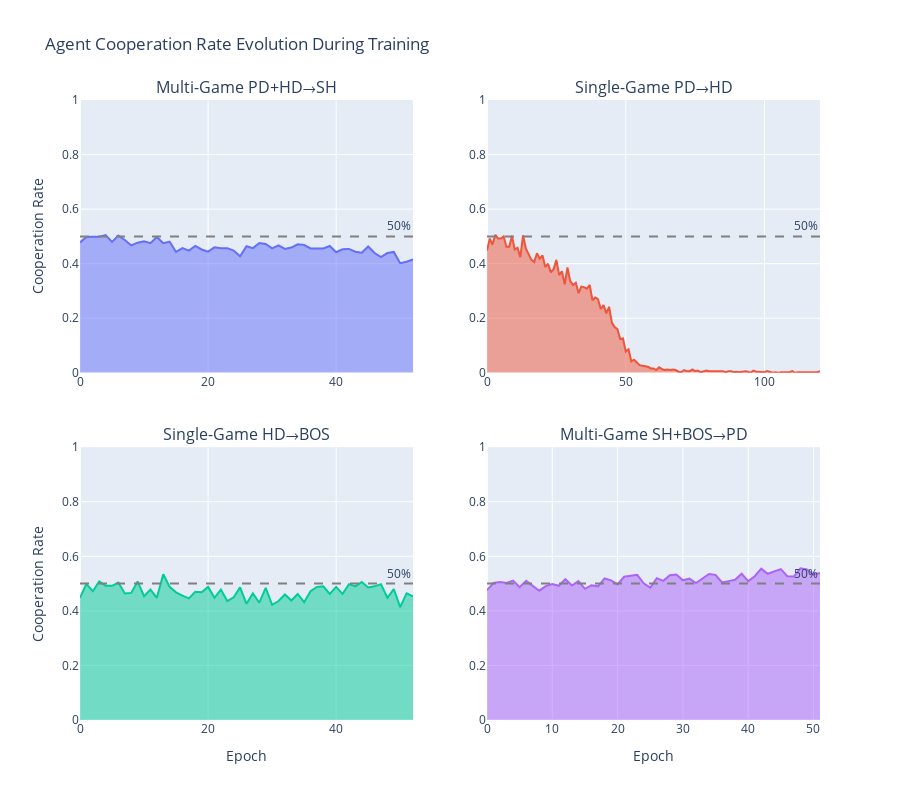

Source (notebook cell):
### Markdown cell above
### ⚠️ Important Finding: Early Stopping Triggered

**All experiments stopped due to early stopping criterion, NOT due to reaching max_epochs (20,000):**

- **Task 0** (Multi-Game PD+HD→SH): Converged at **epoch 52** (early stopping)
- **Task 1** (Single-Game PD→HD): Converged at **epoch 120** (early stopping)  
- **Task 2** (Single-Game HD→BOS): Converged at **epoch 52** (early stopping)
- **Task 3** (Multi-Game SH+BOS→PD): Converged at **epoch 51** (early stopping)

**Early Stopping Criterion:**
- **Patience**: 100 epochs
- **Threshold**: 1e-4 (0.0001)
- Training stops if loss doesn't improve by ≥0.0001 for 100 consecutive epochs

**Why training stopped so early:**
1. The network quickly found a local minimum (likely pure cooperation or pure defection)
2. Loss stopped improving within the first ~50 epochs
3. After 100 epochs of no improvement, early stopping was triggered
4. This suggests the network converged to **suboptimal strategies** rather than learning nuanced ToM behaviors

**Task 1 exception (120 epochs):** This task ran slightly longer, suggesting the PD→HD transfer might have explored the solution space more before settling into a local minimum.

**Implications:**
- The rapid convergence indicates the network is NOT learning complex opponent modeling
- It's likely adopting simple fixed strategies (e.g., "always cooperate" or "always defect")
- The early stopping criterion may be too aggressive for this problem
- Consider: relaxing patience (e.g., 500 epochs) or using a stricter improvement threshold

### Code cell
# Look for action/cooperation columns
action_cols = [col for col in all_training.columns if any(x in col.lower() for x in ['action', 'coop', 'cooperation'])]

print("Action-related columns found:")
for col in action_cols:
    print(f"  - {col}")

# Compute cooperation rate from agent_action column
coop_col = None
if 'agent_action' in all_training.columns:
    print(f"\n✓ Computing cooperation rate from 'agent_action' column")
    print(f"  Convention: action=0 → cooperation, action=1 → defection")
    
    # Create cooperation rate column: 1 if action=0 (cooperate), 0 if action=1 (defect)
    all_training['cooperation_rate'] = (all_training['agent_action'] == 0).astype(float)
    coop_col = 'cooperation_rate'
    
    # Show distribution
    print(f"\n  Cooperation rate statistics:")
    print(f"    Mean: {all_training['cooperation_rate'].mean():.4f}")
    print(f"    Std: {all_training['cooperation_rate'].std():.4f}")
else:
    print("\n⚠️  'agent_action' column not found - cannot compute cooperation rate")
    print(f"  Available columns: {list(all_training.columns)}")

if coop_col:
    print(f"\n✓ Using cooperation column: {coop_col}")
    
    fig = make_subplots(
        rows=2, cols=2,
        subplot_titles=[config['name'] for config in TASK_CONFIGS.values()],
        vertical_spacing=0.12,
        horizontal_spacing=0.10
    )
    
    for idx, (task_id, config) in enumerate(TASK_CONFIGS.items()):
        row = idx // 2 + 1
        col = idx % 2 + 1
        
        task_data = all_training[all_training['task_id'] == task_id].copy()
        
        if 'epoch' in task_data.columns:
            epoch_coop = task_data.groupby('epoch')[coop_col].mean().reset_index()
            x_col = 'epoch'
        else:
            epoch_coop = task_data[[coop_col]].reset_index()
            x_col = 'index'
            epoch_coop.rename(columns={'index': 'epoch'}, inplace=True)
        
        fig.add_trace(
            go.Scatter(
                x=epoch_coop[x_col],
                y=epoch_coop[coop_col],
                mode='lines',
                name=task_id,
                line=dict(width=2),
                fill='tozeroy',
                showlegend=False
            ),
            row=row, col=col
        )
        
        # Add 50% reference line
        fig.add_hline(y=0.5, line_dash="dash", line_color="gray", 
                     annotation_text="50%", row=row, col=col)
    
    fig.update_xaxes(title_text="Epoch", row=2, col=1)
    fig.update_xaxes(title_text="Epoch", row=2, col=2)
    fig.update_yaxes(title_text="Cooperation Rate", row=1, col=1)
    fig.update_yaxes(title_text="Cooperation Rate", row=2, col=1)
    fig.update_yaxes(range=[0, 1])
    
    fig.update_layout(
        title_text="Agent Cooperation Rate Evolution During Training",
        height=800
    )
    
    fig.show()

### Figure 1 — Plotly figure (JSON) as saved in the notebook; plotly's stock layout.template omitted (floating-point values rounded to 4 significant figures)
{"data": [{"fill": "tozeroy", "line": {"width": 2}, "mode": "lines", "name": "task0", "showlegend": false, "type": "scatter", "x": [0, 1, 2, 3, 4, 5, 6, 7, 8, 9, 10, 11, 12, 13, 14, 15, 16, 17, 18, 19, 20, 21, 22, 23, 24, 25, 26, 27, 28, 29, 30, 31, 32, 33, 34, 35, 36, 37, 38, 39, 40, 41, 42, 43, 44, 45, 46, 47, 48, 49, 50, 51, 52], "xaxis": "x", "y": [0.478, 0.498, 0.499, 0.499, 0.505, 0.48, 0.503, 0.487, 0.467, 0.477, 0.482, 0.475, 0.498, 0.475, 0.481, 0.443, 0.457, 0.448, 0.465, 0.452, 0.444, 0.46, 0.457, 0.457, 0.448, 0.427, 0.464, 0.457, 0.476, 0.472, 0.456, 0.467, 0.454, 0.459, 0.471, 0.469, 0.456, 0.457, 0.456, 0.465, 0.442, 0.453, 0.454, 0.444, 0.44, 0.463, 0.439, 0.424, 0.439, 0.443, 0.402, 0.407, 0.4156], "yaxis": "y"}, {"fill": "tozeroy", "line": {"width": 2}, "mode": "lines", "name": "task1", "showlegend": false, "type": "scatter", "x": [0, 1, 2, 3, 4, 5, 6, 7, 8, 9, 10, 11, 12, 13, 14, 15, 16, 17, 18, 19, 20, 21, 22, 23, 24, 25, 26, 27, 28, 29, 30, 31, 32, 33, 34, 35, 36, 37, 38, 39, 40, 41, 42, 43, 44, 45, 46, 47, 48, 49, 50, 51, 52, 53, 54, 55, 56, 57, 58, 59, 60, 61, 62, 63, 64, 65, 66, 67, 68, 69, 70, 71, 72, 73, 74, 75, 76, 77, 78, 79, 80, 81, 82, 83, 84, 85, 86, 87, 88, 89, 90, 91, 92, 93, 94, 95, 96, 97, 98, 99, 100, 101, 102, 103, 104, 105, 106, 107, 108, 109, 110, 111, 112, 113, 114, 115, 116, 117, 118, 119, 120], "xaxis": "x2", "y": [0.448, 0.492, 0.47, 0.506, 0.492, 0.492, 0.5, 0.462, 0.462, 0.502, 0.452, 0.458, 0.424, 0.504, 0.456, 0.434, 0.414, 0.406, 0.438, 0.418, 0.43, 0.388, 0.4, 0.368, 0.38, 0.414, 0.358, 0.372, 0.324, 0.386, 0.336, 0.322, 0.33, 0.292, 0.316, 0.314, 0.308, 0.322, 0.266, 0.276, 0.27, 0.234, 0.248, 0.218, 0.242, 0.184, 0.168, 0.16, 0.124, 0.126, 0.078, 0.086, 0.042, 0.048, 0.036, 0.028, 0.026, 0.024, 0.022, 0.016, 0.016, 0.01, 0.02, 0.014, 0.01, 0.012, 0.01, 0.012, 0.01, 0.004, 0.002, 0.01, 0.006, 0.006, 0.012, 0.006, 0.008, 0.002, 0.004, 0.008, 0.006, 0.006, 0.004, 0.006, 0.006, 0.006, 0.002, 0.006, 0.006, 0.002, 0.004, 0.002, 0.004, 0.006, 0.004, 0.0, 0.008, 0.004, 0.004, 0.004, 0.002, 0.006, 0.002, 0.0, 0.002, 0.0, 0.002, 0.002, 0.002, 0.002, 0.006, 0.0, 0.002, 0.002, 0.0, 0.0, 0.002, 0.002, 0.002, 0.002, 0.005714], "yaxis": "y2"}, {"fill": "tozeroy", "line": {"width": 2}, "mode": "lines", "name": "task2", "showlegend": false, "type": "scatter", "x": [0, 1, 2, 3, 4, 5, 6, 7, 8, 9, 10, 11, 12, 13, 14, 15, 16, 17, 18, 19, 20, 21, 22, 23, 24, 25, 26, 27, 28, 29, 30, 31, 32, 33, 34, 35, 36, 37, 38, 39, 40, 41, 42, 43, 44, 45, 46, 47, 48, 49, 50, 51, 52], "xaxis": "x3", "y": [0.448, 0.498, 0.472, 0.508, 0.492, 0.492, 0.504, 0.464, 0.466, 0.508, 0.454, 0.478, 0.448, 0.534, 0.488, 0.468, 0.456, 0.446, 0.47, 0.468, 0.488, 0.448, 0.478, 0.436, 0.45, 0.486, 0.426, 0.464, 0.43, 0.484, 0.422, 0.436, 0.46, 0.438, 0.462, 0.432, 0.472, 0.488, 0.49, 0.462, 0.488, 0.462, 0.498, 0.49, 0.506, 0.486, 0.49, 0.498, 0.448, 0.48, 0.414, 0.464, 0.4533], "yaxis": "y3"}, {"fill": "tozeroy", "line": {"width": 2}, "mode": "lines", "name": "task3", "showlegend": false, "type": "scatter", "x": [0, 1, 2, 3, 4, 5, 6, 7, 8, 9, 10, 11, 12, 13, 14, 15, 16, 17, 18, 19, 20, 21, 22, 23, 24, 25, 26, 27, 28, 29, 30, 31, 32, 33, 34, 35, 36, 37, 38, 39, 40, 41, 42, 43, 44, 45, 46, 47, 48, 49, 50, 51], "xaxis": "x4", "y": [0.476, 0.502, 0.506, 0.502, 0.511, 0.487, 0.51, 0.492, 0.474, 0.491, 0.498, 0.492, 0.516, 0.493, 0.509, 0.481, 0.494, 0.49, 0.519, 0.512, 0.497, 0.525, 0.528, 0.532, 0.501, 0.485, 0.52, 0.51, 0.531, 0.533, 0.512, 0.518, 0.502, 0.519, 0.535, 0.532, 0.504, 0.509, 0.514, 0.536, 0.509, 0.527, 0.555, 0.536, 0.544, 0.553, 0.527, 0.526, 0.556, 0.552, 0.533, 0.5385], "yaxis": "y4"}], "layout": {"annotations": [{"font": {"size": 16}, "showarrow": false, "text": "Multi-Game PD+HD→SH", "x": 0.225, "xanchor": "center", "xref": "paper", "y": 1, "yanchor": "bottom", "yref": "paper"}, {"font": {"size": 16}, "showarrow": false, "text": "Single-Game PD→HD", "x": 0.775, "xanchor": "center", "xref": "paper", "y": 1, "yanchor": "bottom", "yref": "paper"}, {"font": {"size": 16}, "showarrow": false, "text": "Single-Game HD→BOS", "x": 0.225, "xanchor": "center", "xref": "paper", "y": 0.44, "yanchor": "bottom", "yref": "paper"}, {"font": {"size": 16}, "showarrow": false, "text": "Multi-Game SH+BOS→PD", "x": 0.775, "xanchor": "center", "xref": "paper", "y": 0.44, "yanchor": "bottom", "yref": "paper"}, {"showarrow": false, "text": "50%", "x": 1, "xanchor": "right", "xref": "x domain", "y": 0.5, "yanchor": "bottom", "yref": "y"}, {"showarrow": false, "text": "50%", "x": 1, "xanchor": "right", "xref": "x2 domain", "y": 0.5, "yanchor": "bottom", "yref": "y2"}, {"showarrow": false, "text": "50%", "x": 1, "xanchor": "right", "xref": "x3 domain", "y": 0.5, "yanchor": "bottom", "yref": "y3"}, {"showarrow": false, "text": "50%", "x": 1, "xanchor": "right", "xref": "x4 domain", "y": 0.5, "yanchor": "bottom", "yref": "y4"}], "height": 800, "shapes": [{"line": {"color": "gray", "dash": "dash"}, "type": "line", "x0": 0, "x1": 1, "xref": "x domain", "y0": 0.5, "y1": 0.5, "yref": "y"}, {"line": {"color": "gray", "dash": "dash"}, "type": "line", "x0": 0, "x1": 1, "xref": "x2 domain", "y0": 0.5, "y1": 0.5, "yref": "y2"}, {"line": {"color": "gray", "dash": "dash"}, "type": "line", "x0": 0, "x1": 1, "xref": "x3 domain", "y0": 0.5, "y1": 0.5, "yref": "y3"}, {"line": {"color": "gray", "dash": "dash"}, "type": "line", "x0": 0, "x1": 1, "xref": "x4 domain", "y0": 0.5, "y1": 0.5, "yref": "y4"}], "title": {"text": "Agent Cooperation Rate Evolution During Training"}, "xaxis": {"anchor": "y", "domain": [0, 0.45]}, "xaxis2": {"anchor": "y2", "domain": [0.55, 1]}, "xaxis3": {"anchor": "y3", "domain": [0, 0.45], "title": {"text": "Epoch"}}, "xaxis4": {"anchor": "y4", "domain": [0.55, 1], "title": {"text": "Epoch"}}, "yaxis": {"anchor": "x", "domain": [0.56, 1], "range": [0, 1], "title": {"text": "Cooperation Rate"}}, "yaxis2": {"anchor": "x2", "domain": [0.56, 1], "range": [0, 1]}, "yaxis3": {"anchor": "x3", "domain": [0, 0.44], "range": [0, 1], "title": {"text": "Cooperation Rate"}}, "yaxis4": {"anchor": "x4", "domain": [0, 0.44], "range": [0, 1]}}}
